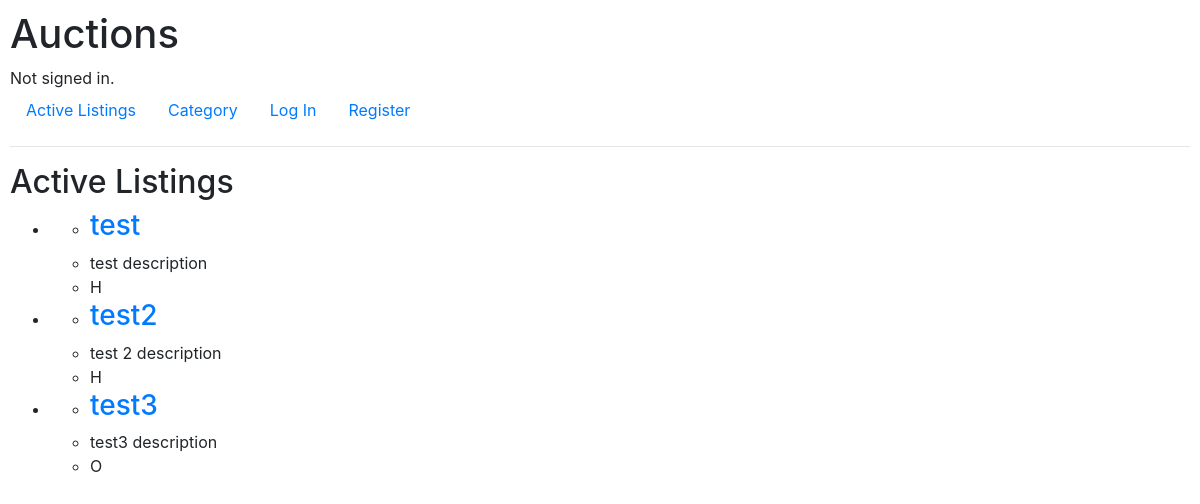
The page / on the database its author committed.
### auctions/models.py (models this page shows)
class Listing(models.Model):
    CATEGORIES = [
        ('H', 'Home'),
        ('F', 'Fashion'),
        ('T', 'Toys'),
        ('E', 'Electronics'),
        ('O', 'Other')
    ]
    title = models.CharField(max_length=64)
    description = models.TextField()
    category = models.CharField(max_length=1, choices=CATEGORIES)
    watching = models.ManyToManyField(User,related_name='listings')

### auctions/views.py (the view)
# urls.py: path("", views.index, name="index"),
def index(request):
    listings = Listing.objects.all()
    return render(request, "auctions/index.html", {
        "listings": listings
    })

### auctions/templates/auctions/index.html
{% extends "auctions/layout.html" %}
{% block body %}
    <h2>Active Listings</h2>
    <ul>
        {% for listing in listings %}
        <li>
            <ul>
                <li><a href="{% url 'listing_page' listing.id %}"><h3>{{listing.title}}</h3></a></li>
                <li>{{listing.description}}</li>
                <li>{{listing.category}}</li>
            </ul>
        </li>
        {% endfor %}
    </ul>
{% endblock %}

### auctions/static/auctions/styles.css (style rules this page uses)
body { padding: 10px; }

### rows shown on the page
Listing: title "test", description "test description", category "H"
Listing: title "test2", description "test 2 description", category "H"
Listing: title "test3", description "test3 description", category "O"
